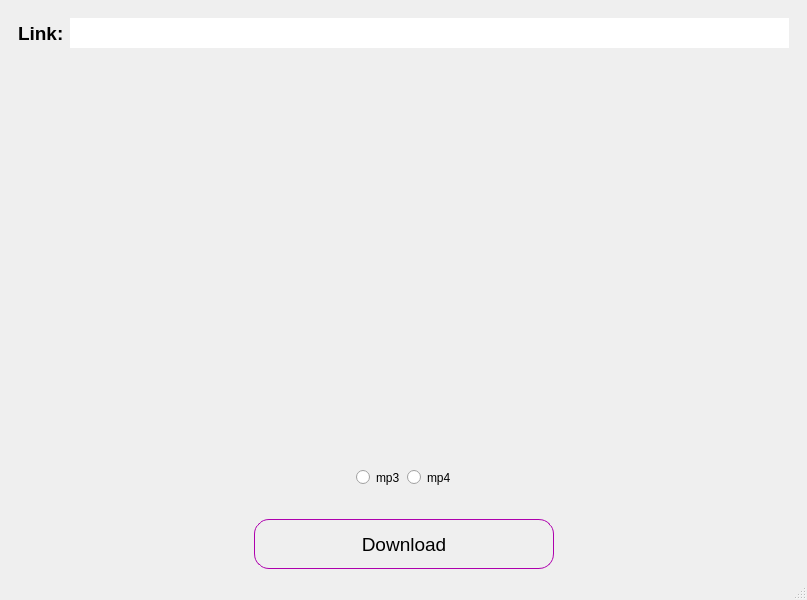
<?xml version="1.0" encoding="UTF-8"?>
<ui version="4.0">
 <class>MainWindow</class>
 <widget class="QMainWindow" name="MainWindow">
  <property name="geometry">
   <rect>
    <x>0</x>
    <y>0</y>
    <width>807</width>
    <height>600</height>
   </rect>
  </property>
  <property name="windowTitle">
   <string>MainWindow</string>
  </property>
  <widget class="QWidget" name="centralwidget">
   <property name="maximumSize">
    <size>
     <width>16777215</width>
     <height>16777215</height>
    </size>
   </property>
   <layout class="QVBoxLayout" name="verticalLayout_2">
    <item>
     <widget class="QFrame" name="frame">
      <property name="styleSheet">
       <string notr="true">border:none;</string>
      </property>
      <property name="frameShape">
       <enum>QFrame::StyledPanel</enum>
      </property>
      <property name="frameShadow">
       <enum>QFrame::Raised</enum>
      </property>
      <layout class="QVBoxLayout" name="verticalLayout">
       <item>
        <layout class="QHBoxLayout" name="hl_link">
         <item>
          <widget class="QLabel" name="lb_link">
           <property name="minimumSize">
            <size>
             <width>0</width>
             <height>30</height>
            </size>
           </property>
           <property name="font">
            <font>
             <pointsize>14</pointsize>
             <weight>75</weight>
             <bold>true</bold>
            </font>
           </property>
           <property name="text">
            <string>Link:</string>
           </property>
          </widget>
         </item>
         <item>
          <widget class="QLineEdit" name="txt_link">
           <property name="minimumSize">
            <size>
             <width>0</width>
             <height>30</height>
            </size>
           </property>
          </widget>
         </item>
        </layout>
       </item>
       <item>
        <widget class="QLabel" name="lb_image">
         <property name="text">
          <string>&lt;html&gt;&lt;head/&gt;&lt;body&gt;&lt;p align=&quot;center&quot;&gt;&lt;img src=&quot;:/logo/logo.png&quot;/&gt;&lt;/p&gt;&lt;/body&gt;&lt;/html&gt;</string>
         </property>
        </widget>
       </item>
      </layout>
     </widget>
    </item>
    <item>
     <widget class="QFrame" name="fr_radio_buttons">
      <property name="maximumSize">
       <size>
        <width>16777215</width>
        <height>50</height>
       </size>
      </property>
      <property name="styleSheet">
       <string notr="true">border:none;</string>
      </property>
      <property name="frameShape">
       <enum>QFrame::StyledPanel</enum>
      </property>
      <property name="frameShadow">
       <enum>QFrame::Raised</enum>
      </property>
      <layout class="QHBoxLayout" name="horizontalLayout_3">
       <item>
        <spacer name="horizontalSpacer_3">
         <property name="orientation">
          <enum>Qt::Horizontal</enum>
         </property>
         <property name="sizeHint" stdset="0">
          <size>
           <width>40</width>
           <height>20</height>
          </size>
         </property>
        </spacer>
       </item>
       <item>
        <widget class="QRadioButton" name="rb_mp3">
         <property name="text">
          <string>mp3</string>
         </property>
        </widget>
       </item>
       <item>
        <widget class="QRadioButton" name="rb_mp4">
         <property name="text">
          <string>mp4</string>
         </property>
        </widget>
       </item>
       <item>
        <spacer name="horizontalSpacer_4">
         <property name="orientation">
          <enum>Qt::Horizontal</enum>
         </property>
         <property name="sizeHint" stdset="0">
          <size>
           <width>40</width>
           <height>20</height>
          </size>
         </property>
        </spacer>
       </item>
      </layout>
     </widget>
    </item>
    <item>
     <widget class="QFrame" name="frame_2">
      <property name="maximumSize">
       <size>
        <width>16777215</width>
        <height>60</height>
       </size>
      </property>
      <property name="whatsThis">
       <string>&lt;html&gt;&lt;head/&gt;&lt;body&gt;&lt;p align=&quot;center&quot;&gt;&lt;br/&gt;&lt;/p&gt;&lt;/body&gt;&lt;/html&gt;</string>
      </property>
      <property name="styleSheet">
       <string notr="true">border:none;</string>
      </property>
      <property name="frameShape">
       <enum>QFrame::StyledPanel</enum>
      </property>
      <property name="frameShadow">
       <enum>QFrame::Raised</enum>
      </property>
      <layout class="QHBoxLayout" name="horizontalLayout">
       <item>
        <spacer name="horizontalSpacer">
         <property name="orientation">
          <enum>Qt::Horizontal</enum>
         </property>
         <property name="sizeHint" stdset="0">
          <size>
           <width>40</width>
           <height>20</height>
          </size>
         </property>
        </spacer>
       </item>
       <item>
        <widget class="QPushButton" name="btn_dowload">
         <property name="minimumSize">
          <size>
           <width>300</width>
           <height>50</height>
          </size>
         </property>
         <property name="maximumSize">
          <size>
           <width>500</width>
           <height>40</height>
          </size>
         </property>
         <property name="font">
          <font>
           <pointsize>14</pointsize>
           <italic>false</italic>
          </font>
         </property>
         <property name="cursor">
          <cursorShape>PointingHandCursor</cursorShape>
         </property>
         <property name="whatsThis">
          <string>&lt;html&gt;&lt;head/&gt;&lt;body&gt;&lt;p align=&quot;center&quot;&gt;&lt;br/&gt;&lt;/p&gt;&lt;/body&gt;&lt;/html&gt;</string>
         </property>
         <property name="layoutDirection">
          <enum>Qt::LeftToRight</enum>
         </property>
         <property name="styleSheet">
          <string notr="true">border:1px solid #ae00ad;
border-radius:15px;</string>
         </property>
         <property name="text">
          <string>Download</string>
         </property>
        </widget>
       </item>
       <item>
        <spacer name="horizontalSpacer_2">
         <property name="orientation">
          <enum>Qt::Horizontal</enum>
         </property>
         <property name="sizeHint" stdset="0">
          <size>
           <width>40</width>
           <height>20</height>
          </size>
         </property>
        </spacer>
       </item>
      </layout>
     </widget>
    </item>
   </layout>
  </widget>
  <widget class="QMenuBar" name="menubar">
   <property name="geometry">
    <rect>
     <x>0</x>
     <y>0</y>
     <width>807</width>
     <height>22</height>
    </rect>
   </property>
  </widget>
  <widget class="QStatusBar" name="statusbar"/>
 </widget>
 <resources>
  <include location="../assets/imagem.qrc"/>
 </resources>
 <connections/>
</ui>
